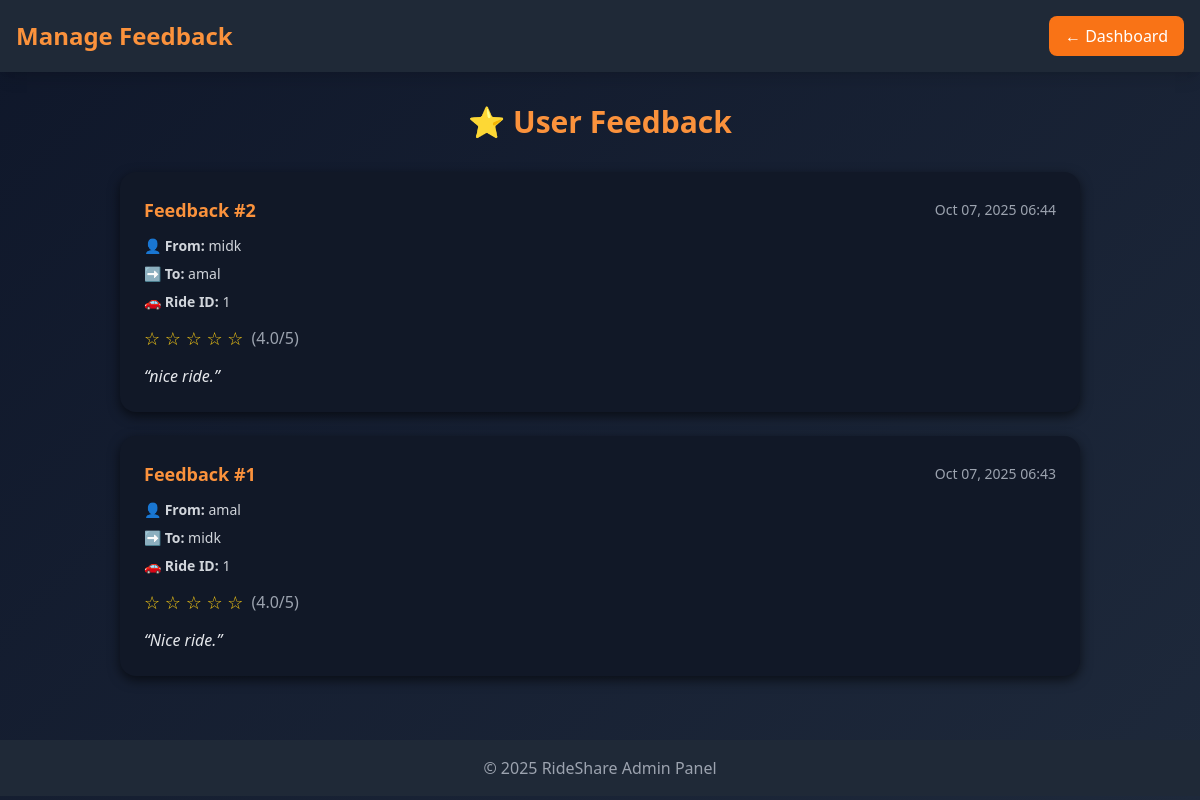
The app's page /manage_feedback with its own data.
### home/models.py (models this page shows, shortened)
class Feedback(models.Model):
    ride = models.ForeignKey(BookedRide, on_delete=models.CASCADE)
    from_user = models.ForeignKey(User, on_delete=models.SET_NULL, null=True, related_name='feedback_given')
    to_user = models.ForeignKey(User, on_delete=models.SET_NULL, null=True, related_name='feedback_received')
    rating_value = models.FloatField(default=0.0)
    comment = models.TextField(null=True, blank=True)
    created_at = models.DateTimeField(auto_now_add=True)

class User(AbstractUser):
    mobile = models.CharField(max_length=15,null=True, blank=True)
    address = models.CharField(max_length=200,null=True, blank=True)
    email = models.EmailField(null=True, blank=True, unique=True)
    gender = models.CharField(
        null=True, max_length=20,
        choices=[
            ('male', 'Male'),
            ('female', 'Female'),
            ('other','Others')
        ]
    )
    role = models.CharField(max_length= 20, null=True)
    rating = models.FloatField(default=0.0)
    profile_created=models.DateField(auto_now=True)
    preferences = models.JSONField(default=dict)
    is_blocked = models.CharField(default='no')

class BookedRide(models.Model):
    rider = models.ForeignKey(User, on_delete=models.CASCADE, related_name="booked_rides")
    ride = models.ForeignKey(Offer_ride, on_delete=models.CASCADE, related_name="accepted_rides")
    driver = models.ForeignKey(User, on_delete=models.CASCADE, related_name="driver_rides")
    vehicle = models.ForeignKey(Vehicle, on_delete=models.SET_NULL, null=True, blank=True)
    pickup_place = models.CharField(max_length=50, null=True, blank=True)
    drop_place = models.CharField(max_length=50, null=True, blank=True)
    date = models.DateField()
    time = models.TimeField()
    ride_date = models.DateField()
    ride_time = models.TimeField()
    seats_booked = models.IntegerField(default=1)
    total_distance = models.FloatField(default=0)
    rider_distance = models.FloatField(default=0)
    total_cost = models.FloatField(default=0)
    rider_share = models.FloatField(default=0)
    driver_status = models.CharField(null=True)
    rider_status = models.CharField(null=True)
    rider_feedback = models.CharField(null=True)
    driver_feedback = models.CharField(null=True)
    cancel_reason = models.CharField(null=True)
    created_at = models.DateTimeField(auto_now_add=True)

### home/views.py (the view)
# urls.py: path("manage_feedback", home.views.manage_feedback, name="manage_feedback"),
def manage_feedback(request):
    feedbacks = Feedback.objects.select_related("ride", "from_user", "to_user").order_by("-created_at")
    return render(request, "manage_feedback.html", {"feedbacks": feedbacks})

### templates/manage_feedback.html (shortened to what this page needs)
{% load static %}
<!DOCTYPE html>
<html lang="en">
<head>
  <script src="https://cdn.tailwindcss.com"></script>
</head>
<body class="text-white font-sans min-h-screen">
<header class="bg-gray-800 p-4 shadow-lg">
  <div class="max-w-7xl mx-auto flex justify-between items-center">
    <h1 class="text-2xl font-bold text-orange-400">Manage Feedback</h1>
    <a href="{% url 'admin_home' %}" class="px-4 py-2 bg-orange-500 rounded-lg hover:bg-orange-600">← Dashboard</a>
  </div>
</header>
<main class="max-w-5xl mx-auto p-8">
  <h2 class="text-3xl font-bold text-orange-400 text-center mb-8">⭐ User Feedback</h2>
  {% if feedbacks %}
    <div class="space-y-6">
      {% for fb in feedbacks %}
      <div class="feedback-card">
        <div class="flex justify-between items-center mb-3">
          <h3 class="text-lg font-bold text-orange-400">Feedback #{{ fb.id }}</h3>
          <span class="text-gray-400 text-sm">{{ fb.created_at|date:"M d, Y H:i" }}</span>
        </div>
        <p class="text-gray-300 text-sm mb-2">
          <strong>👤 From:</strong>
          {% if fb.from_user %} {{ fb.from_user.username }} {% else %} <span class="italic text-gray-500">Deleted User</span> {% endif %}
        </p>
        <p class="text-gray-300 text-sm mb-2">
          <strong>➡️ To:</strong>
          {% if fb.to_user %} {{ fb.to_user.username }} {% else %} <span class="italic text-gray-500">Deleted User</span> {% endif %}
        </p>
        <p class="text-gray-300 text-sm mb-2"><strong>🚗 Ride ID:</strong> {{ fb.ride.id }}</p>
        <div class="flex items-center mt-3">
          <span class="stars text-lg">
            {% for i in "12345" %}
              {% if fb.rating_value|floatformat:0 >= i|add:"0" %}
                ★
              {% else %}
                ☆
              {% endif %}
            {% endfor %}
          </span>
          <span class="ml-2 text-gray-400">({{ fb.rating_value }}/5)</span>
        </div>
        {% if fb.comment %}
          <p class="mt-3 text-gray-200 italic">“{{ fb.comment }}”</p>
        {% else %}
          <p class="mt-3 text-gray-500 italic">No comment provided.</p>
        {% endif %}
      </div>
      {% endfor %}
    </div>
  {% else %}
    <p class="text-center text-gray-400">No feedback found.</p>
  {% endif %}
</main>
<footer class="bg-gray-800 text-gray-400 text-center p-4 mt-8">
  © 2025 RideShare Admin Panel
</footer>
</body>
</html>

### templates/manage_feedback.html (style rules this page uses)
body { background: linear-gradient(135deg, #0f172a, #1e293b); }
.feedback-card { background: #111827; border-radius: 16px; padding: 1.5rem; margin-bottom: 1.5rem; box-shadow: 0 4px 12px rgba(0, 0, 0, 0.6); transition: transform 0.3s ease, box-shadow 0.3s ease; }
.stars { color: #facc15; }

### records on screen
Feedback: id "2", created_at "Oct 07, 2025 06:44", from_user.username "midk", to_user.username "amal", ride.id "1", rating_value "4.0", comment "nice ride."
Feedback: id "1", created_at "Oct 07, 2025 06:43", from_user.username "amal", to_user.username "midk", ride.id "1", rating_value "4.0", comment "Nice ride."
